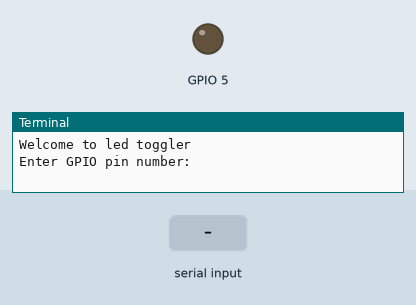
Recording of a program running on a simulated Raspberry Pi (BCM pin numbers). On the bench: output pins drawn as LEDs (lit = HIGH), the last lines printed to the terminal. Dashed ring = blinking. The test bench sets the inputs (shaded band).

Above: at 1.2 s.
1.3 s: "5" typed at the terminal, then Enter
At 2.1 s:
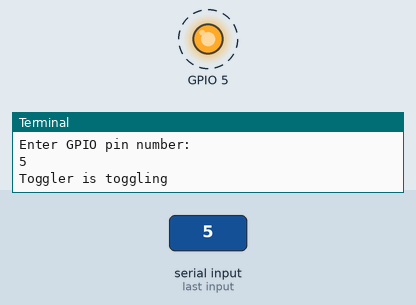
Timing chart, 0 to 10.3 s (numbered marks = the images above; inputs shaded):
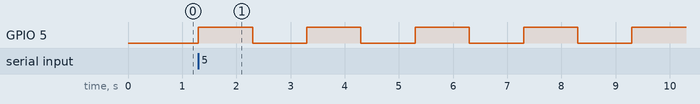

Measured:
- after the input at 1.3 s, GPIO 5: alternates HIGH for 1.0 s and LOW for 1.0 s, starting at once

The program:

led_toggler.py
```python
import RPi.GPIO as GPIO
# sudo apt-get install python-rpi.gpio

import time
import signal
import sys

def free_pin(pin):
    print(f"Unexporting Pin {pin}")
    GPIO.output(pin, GPIO.LOW)
    time.sleep(1)
    GPIO.cleanup()
    time.sleep(1)
    sys.exit(0)

print("Welcome to led toggler")
pin = int(input("Enter GPIO pin number: "))

# GPIO pin initialization
try:
    GPIO.setmode(GPIO.BCM)
    GPIO.setup(pin, GPIO.OUT, initial=GPIO.LOW)

    print("Toggler is toggling")

    # Free GPIO pin before exiting
    def signal_handler(sig, frame):
        free_pin(pin)

    signal.signal(signal.SIGINT, signal_handler)

    # Toggle LED
    while True:
        GPIO.output(pin, GPIO.HIGH)
        time.sleep(1)
        GPIO.output(pin, GPIO.LOW)
        time.sleep(1)

except Exception as e:
    print(f"Error: {e}")
    free_pin(pin)
```
